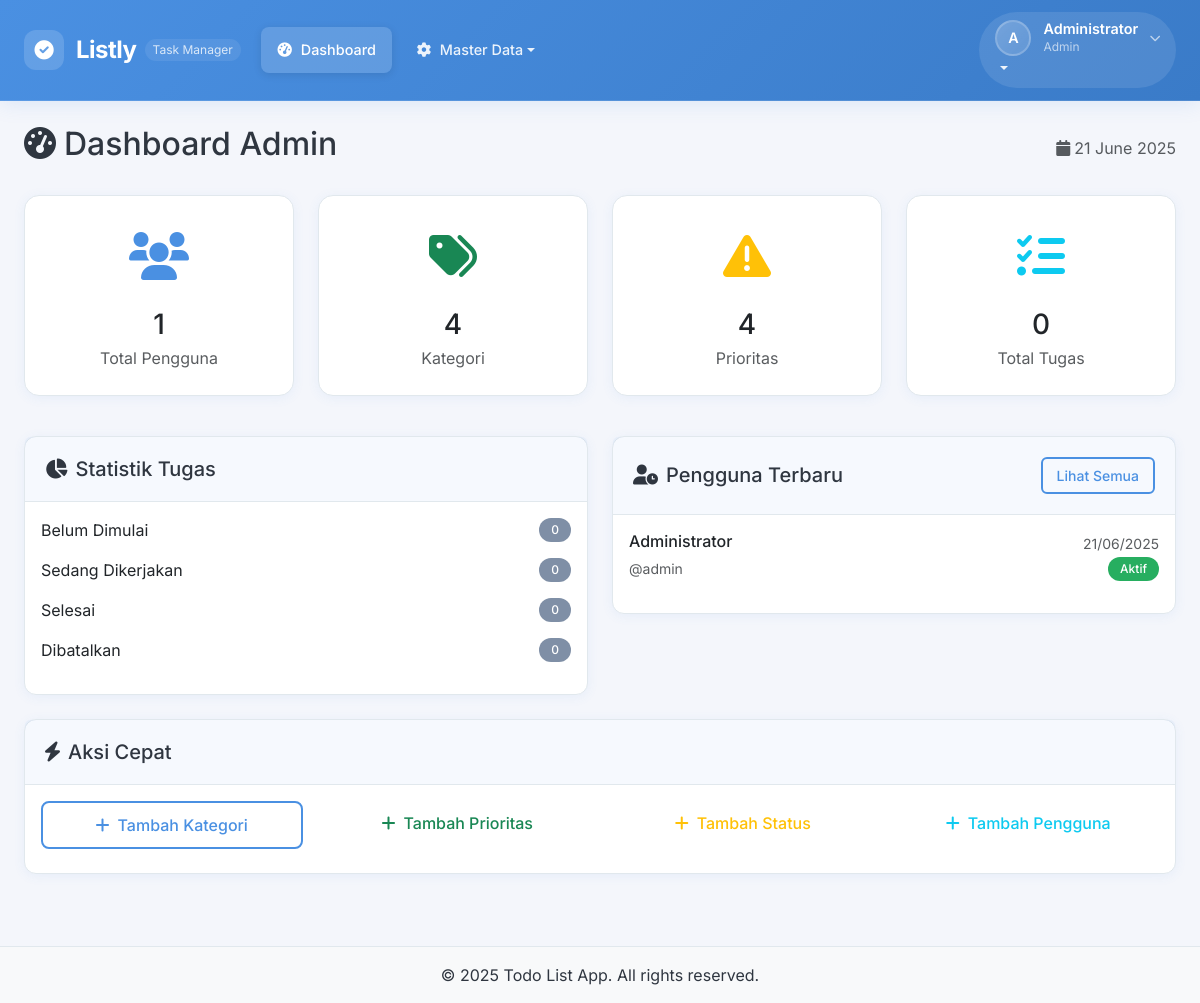
Page /admin/ (signed in) on the committed database.
### tables this page shows
CREATE TABLE users (
    id INT PRIMARY KEY AUTO_INCREMENT,
    username VARCHAR(50) NOT NULL UNIQUE,
    email VARCHAR(100) NOT NULL UNIQUE,
    password VARCHAR(255) NOT NULL,
    nama_lengkap VARCHAR(100) NOT NULL,
    role_id INT DEFAULT 2,
    status ENUM('aktif', 'nonaktif') DEFAULT 'aktif',
    created_at TIMESTAMP DEFAULT CURRENT_TIMESTAMP,
    updated_at TIMESTAMP DEFAULT CURRENT_TIMESTAMP ON UPDATE CURRENT_TIMESTAMP,
    FOREIGN KEY (role_id) REFERENCES roles(id)
);

CREATE TABLE roles (
    id INT PRIMARY KEY AUTO_INCREMENT,
    nama_role VARCHAR(50) NOT NULL UNIQUE,
    created_at TIMESTAMP DEFAULT CURRENT_TIMESTAMP
);

### admin/index.php (the view, shortened to what this page needs)
<?php
$pdo = getConnection();
$stats = [];
$stmt = $pdo->query("SELECT COUNT(*) as total FROM users WHERE role_id != 1");
$result = $stmt->fetch();
$stats['total_users'] = $result['total'] ?? 0;
if ($stats['total_users'] == 0) {
    $stmt = $pdo->query("SELECT COUNT(*) as total FROM users");
    $result = $stmt->fetch();
    $stats['total_users'] = $result['total'] ?? 0;
}
$stmt = $pdo->query("SELECT COUNT(*) as total FROM kategori");
$result = $stmt->fetch();
$stats['total_categories'] = $result['total'] ?? 0;
$stmt = $pdo->query("SELECT COUNT(*) as total FROM prioritas");
$result = $stmt->fetch();
$stats['total_priorities'] = $result['total'] ?? 0;
$stmt = $pdo->query("SELECT COUNT(*) as total FROM tugas");
$result = $stmt->fetch();
$stats['total_tasks'] = $result['total'] ?? 0;
$current_user_id = $_SESSION['user_id'] ?? 0;
$stmt = $pdo->prepare("SELECT * FROM users WHERE id != ? ORDER BY created_at DESC LIMIT 5");
$stmt->execute([$current_user_id]);
$recent_users = $stmt->fetchAll();
if (empty($recent_users)) {
    $stmt = $pdo->query("SELECT * FROM users ORDER BY created_at DESC LIMIT 5");
    $recent_users = $stmt->fetchAll();
}
$stmt = $pdo->prepare("
    SELECT s.nama_status, s.warna, COUNT(t.id) as jumlah
    FROM status_tugas s
    LEFT JOIN tugas t ON s.id = t.status_id
    GROUP BY s.id, s.nama_status, s.warna
    ORDER BY s.id
");
$stmt->execute();
$task_stats = $stmt->fetchAll();
require_once '../includes/header.php';
?>
<div class="row">
    <div class="col-12">
        <div class="d-flex justify-content-between align-items-center mb-4">
            <h2><i class="fas fa-tachometer-alt me-2"></i>Dashboard Admin</h2>
            <div class="text-muted">
                <i class="fas fa-calendar me-1"></i><?php echo date('d F Y'); ?>
            </div>
        </div>
    </div>
</div>
<div class="row mb-4">
    <div class="col-md-3 mb-3">
        <div class="card stats-card">
            <div class="stats-icon text-primary">
                <i class="fas fa-users"></i>
            </div>
            <h3 class="mb-1"><?php echo number_format($stats['total_users']); ?></h3>
            <p class="text-muted mb-0">Total Pengguna</p>
        </div>
    </div>
    <div class="col-md-3 mb-3">
        <div class="card stats-card">
            <div class="stats-icon text-success">
                <i class="fas fa-tags"></i>
            </div>
            <h3 class="mb-1"><?php echo number_format($stats['total_categories']); ?></h3>
            <p class="text-muted mb-0">Kategori</p>
        </div>
    </div>
    <div class="col-md-3 mb-3">
        <div class="card stats-card">
            <div class="stats-icon text-warning">
                <i class="fas fa-exclamation-triangle"></i>
            </div>
            <h3 class="mb-1"><?php echo number_format($stats['total_priorities']); ?></h3>
            <p class="text-muted mb-0">Prioritas</p>
        </div>
    </div>
    <div class="col-md-3 mb-3">
        <div class="card stats-card">
            <div class="stats-icon text-info">
                <i class="fas fa-tasks"></i>
            </div>
            <h3 class="mb-1"><?php echo number_format($stats['total_tasks']); ?></h3>
            <p class="text-muted mb-0">Total Tugas</p>
        </div>
    </div>
</div>
<div class="row">
    <div class="col-md-6 mb-4">
        <div class="card">
            <div class="card-header">
                <h5 class="mb-0"><i class="fas fa-chart-pie me-2"></i>Statistik Tugas</h5>
            </div>
            <div class="card-body">
                <?php foreach ($task_stats as $stat): ?>
                    <div class="d-flex justify-content-between align-items-center mb-3">
                        <div class="d-flex align-items-center">
                            <span><?php echo htmlspecialchars($stat['nama_status']); ?></span>
                        </div>
                        <span class="badge bg-secondary"><?php echo number_format($stat['jumlah']); ?></span>
                    </div>
                <?php endforeach; ?>
            </div>
        </div>
    </div>
    <div class="col-md-6 mb-4">
        <div class="card">
            <div class="card-header d-flex justify-content-between align-items-center">
                <h5 class="mb-0"><i class="fas fa-user-clock me-2"></i>Pengguna Terbaru</h5>
                <a href="/lislty/admin/pengguna/" class="btn btn-sm btn-outline-primary">Lihat Semua</a>
            </div>
            <div class="card-body">
                <?php if (empty($recent_users)): ?>
                    <p class="text-muted text-center">Belum ada pengguna terdaftar</p>
                <?php else: ?>
                    <?php foreach ($recent_users as $user): ?>
                        <div class="d-flex justify-content-between align-items-center mb-3">
                            <div>
                                <h6 class="mb-1"><?php echo htmlspecialchars($user['nama_lengkap']); ?></h6>
                                <small class="text-muted">@<?php echo htmlspecialchars($user['username']); ?></small>
                            </div>
                            <div class="text-end">
                                <small class="text-muted"><?php echo date('d/m/Y', strtotime($user['created_at'])); ?></small>
                                <br>
                                <span class="badge <?php echo $user['status'] == 'aktif' ? 'bg-success' : 'bg-danger'; ?>">
                                    <?php echo ucfirst($user['status']); ?>
                                </span>
                            </div>
                        </div>
                    <?php endforeach; ?>
                <?php endif; ?>
            </div>
        </div>
    </div>
</div>
<div class="row">
    <div class="col-12">
        <div class="card">
            <div class="card-header">
                <h5 class="mb-0"><i class="fas fa-bolt me-2"></i>Aksi Cepat</h5>
            </div>
            <div class="card-body">
                <div class="row">
                    <div class="col-md-3 mb-2">
                        <a href="/lislty/admin/kategori/tambah.php" class="btn btn-outline-primary w-100">
                            <i class="fas fa-plus me-2"></i>Tambah Kategori
                        </a>
                    </div>
                    <div class="col-md-3 mb-2">
                        <a href="/lislty/admin/prioritas/tambah.php" class="btn btn-outline-success w-100">
                            <i class="fas fa-plus me-2"></i>Tambah Prioritas
                        </a>
                    </div>
                    <div class="col-md-3 mb-2">
                        <a href="/lislty/admin/status/tambah.php" class="btn btn-outline-warning w-100">
                            <i class="fas fa-plus me-2"></i>Tambah Status
                        </a>
                    </div>
                    <div class="col-md-3 mb-2">
                        <a href="/lislty/admin/pengguna/tambah.php" class="btn btn-outline-info w-100">
                            <i class="fas fa-plus me-2"></i>Tambah Pengguna
                        </a>
                    </div>
                </div>
            </div>
        </div>
    </div>
</div>
<?php require_once '../includes/footer.php'; ?>

### includes/header.php (shortened to what this page needs)
<?php
$pdo = getConnection();
$stmt = $pdo->prepare("SELECT u.*, r.nama_role FROM users u JOIN roles r ON u.role_id = r.id WHERE u.id = ?");
$stmt->execute([$_SESSION['user_id']]);
$user = $stmt->fetch();
$current_page = basename($_SERVER['PHP_SELF']);
$current_dir = basename(dirname($_SERVER['PHP_SELF']));
?>
<!DOCTYPE html>
<html lang="id">
<head>
    <link href="https://cdn.jsdelivr.net/npm/bootstrap@5.3.0/dist/css/bootstrap.min.css" rel="stylesheet">
    <link href="https://cdnjs.cloudflare.com/ajax/libs/font-awesome/6.0.0/css/all.min.css" rel="stylesheet">
    <link href="/lislty/assets/css/style.css" rel="stylesheet">
</head>
<body>
    <nav class="navbar navbar-expand-lg navbar-dark sticky-top modern-navbar">
        <div class="container-fluid px-3 px-lg-4">
            <div class="navbar-brand-wrapper">
                <a class="navbar-brand modern-brand" href="/lislty/">
                    <div class="brand-icon">
                        <i class="fas fa-check-circle"></i>
                    </div>
                    <span class="brand-text">Listly</span>
                    <span class="brand-subtitle d-none d-sm-inline">Task Manager</span>
                </a>
            </div>
            <div class="collapse navbar-collapse" id="navbarNav">
                <ul class="navbar-nav me-auto mb-2 mb-lg-0">
                    <?php if ($user['nama_role'] == 'admin'): ?>
                        <li class="nav-item">
                            <a class="nav-link modern-nav-link <?php echo ($current_dir == 'admin' && $current_page == 'index.php') ? 'active' : ''; ?>"
                               href="/lislty/admin/">
                                <i class="fas fa-tachometer-alt nav-icon"></i>
                                <span class="nav-text">Dashboard</span>
                            </a>
                        </li>
                        <li class="nav-item dropdown">
                            <a class="nav-link dropdown-toggle modern-nav-link <?php echo in_array($current_dir, ['kategori', 'prioritas', 'status', 'pengguna']) ? 'active' : ''; ?>"
                               href="#" role="button" data-bs-toggle="dropdown" aria-expanded="false">
                                <i class="fas fa-cog nav-icon"></i>
                                <span class="nav-text">Master Data</span>
                            </a>
                        </li>
                    <?php endif; ?>
                </ul>
                <ul class="navbar-nav">
                    <li class="nav-item dropdown">
                        <a class="nav-link dropdown-toggle modern-profile-link" href="#" role="button" data-bs-toggle="dropdown" aria-expanded="false">
                            <div class="profile-section">
                                <div class="profile-avatar">
                                    <?php echo strtoupper(substr($user['nama_lengkap'], 0, 1)); ?>
                                </div>
                                <div class="profile-info d-none d-lg-block">
                                    <div class="profile-name"><?php echo htmlspecialchars($user['nama_lengkap']); ?></div>
                                    <div class="profile-role"><?php echo ucfirst($user['nama_role']); ?></div>
                                </div>
                                <i class="fas fa-chevron-down profile-arrow"></i>
                            </div>
                        </a>
                    </li>
                </ul>
            </div>
        </div>
    </nav>
    <main class="main-content">
        <div class="container-fluid px-3 px-lg-4 py-4">

### rows in the picture
users: nama_lengkap "A", nama_lengkap "Administrator", role.nama_role "Admin", username "admin", created_at "21/06/2025", status "Aktif"

### other values in the picture
$stats['total_users'] "1"
$stats['total_categories'] "4"
$stats['total_priorities'] "4"
$stats['total_tasks'] "0"
$stat['nama_status'] "Belum Dimulai"
$stat['jumlah'] "0"
$stat['nama_status'] "Sedang Dikerjakan"
$stat['nama_status'] "Selesai"
$stat['nama_status'] "Dibatalkan"
